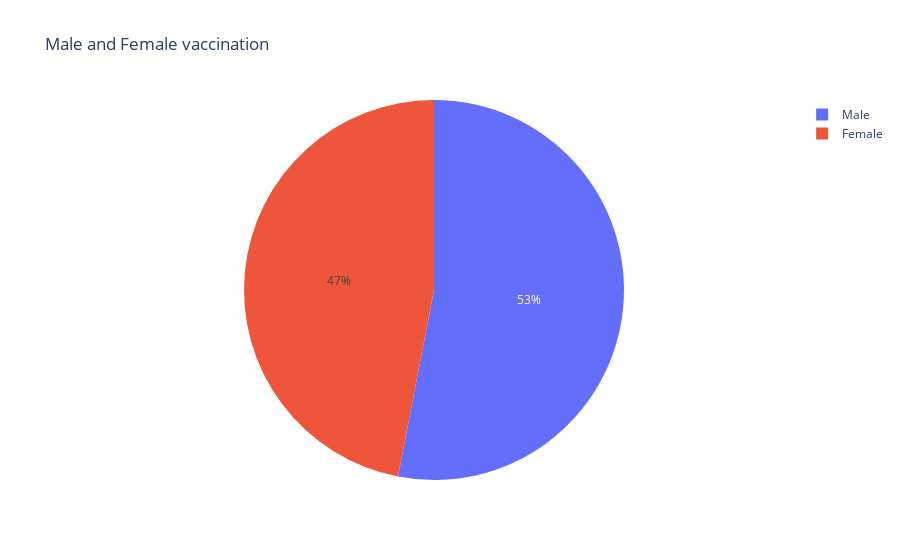

Notebook cell for this chart:
### Code cell
# Male VS Frmale vacciantion

male = vaccine_df['Male (Individuals Vaccinated)'].sum()
female = vaccine_df['Female (Individuals Vaccinated)'].sum()

px.pie(names = ['Male','Female'],values=[male,female],title="Male and Female vaccination")

### Figure 1 — Plotly figure (JSON) as saved in the notebook; plotly's stock layout.template omitted (floating-point values rounded to 4 significant figures)
{"data": [{"domain": {"x": [0, 1], "y": [0, 1]}, "hovertemplate": "label=%{label}<br>value=%{value}<extra></extra>", "labels": ["Male", "Female"], "legendgroup": "", "name": "", "showlegend": true, "type": "pie", "values": [14274449001, 12640549574]}], "layout": {"legend": {"tracegroupgap": 0}, "title": {"text": "Male and Female vaccination"}}}
